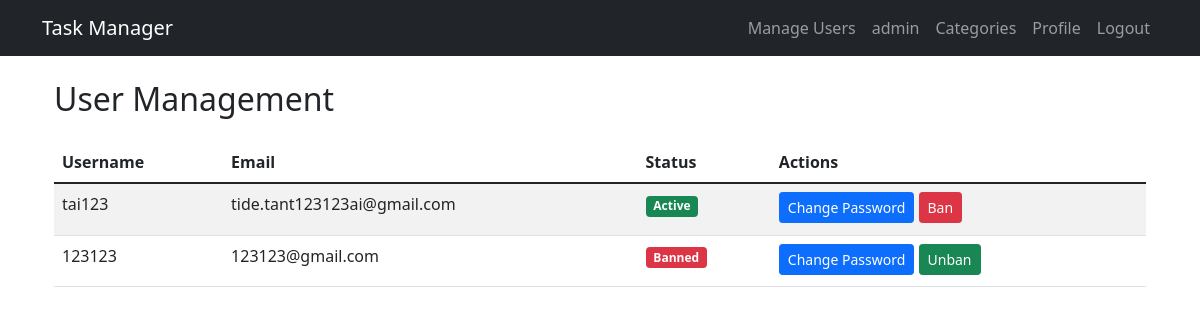
The app's page /admin/users (signed in) with its own data.
### models.py (models this page shows)
class User(db.Model, UserMixin):
    id = db.Column(db.Integer, primary_key=True)
    username = db.Column(db.String(80), unique=True, nullable=False)
    password = db.Column(db.String(120), nullable=False)
    email = db.Column(db.String(120), unique=True, nullable=False)
    avatar = db.Column(db.String(200))
    is_admin = db.Column(db.Boolean, default=False)
    is_banned = db.Column(db.Boolean, default=False)
    tasks = db.relationship('Task', backref='user', lazy=True)

### app.py (the view)
@app.route('/admin/users')
@login_required
@admin_required
def admin_users():
    users = User.query.filter(User.id != current_user.id).all()
    return render_template('admin/users.html', users=users)

### app.py (called while the page is built)
@login_manager.user_loader
def load_user(user_id):
    return User.query.get(int(user_id))

def admin_required(f):
    @wraps(f)
    def decorated_function(*args, **kwargs):
        if not current_user.is_authenticated or not current_user.is_admin:
            flash('Access denied. Admin privileges required.', 'danger')
            return redirect(url_for('index'))
        return f(*args, **kwargs)
    return decorated_function

### templates/admin/users.html (shortened to what this page needs)
{% extends "base.html" %}
{% block content %}
<div class="container">
    <h2 class="mb-4">User Management</h2>
    <div class="table-responsive">
        <table class="table table-striped">
            <thead>
                <tr>
                    <th>Username</th>
                    <th>Email</th>
                    <th>Status</th>
                    <th>Actions</th>
                </tr>
            </thead>
            <tbody>
                {% for user in users %}
                <tr>
                    <td>{{ user.username }}</td>
                    <td>{{ user.email }}</td>
                    <td>
                        {% if user.is_banned %}
                        <span class="badge bg-danger">Banned</span>
                        {% else %}
                        <span class="badge bg-success">Active</span>
                        {% endif %}
                    </td>
                    <td>
                        <button class="btn btn-sm btn-primary" data-bs-toggle="modal"
                                data-bs-target="#passwordModal{{ user.id }}">
                            Change Password
                        </button>
                        <form action="{{ url_for('admin_toggle_ban', user_id=user.id) }}"
                              method="POST" class="d-inline">
                            <button type="submit" class="btn btn-sm {% if user.is_banned %}btn-success{% else %}btn-danger{% endif %}">
                                {% if user.is_banned %}Unban{% else %}Ban{% endif %}
                            </button>
                        </form>
                    </td>
                </tr>
                {% endfor %}
            </tbody>
        </table>
    </div>
</div>
{% endblock %}

### templates/base.html (shortened to what this page needs)
<!DOCTYPE html>
<html lang="en">
<head>
    <link href="https://cdn.jsdelivr.net/npm/bootstrap@5.1.3/dist/css/bootstrap.min.css" rel="stylesheet">
    <link href="https://cdn.jsdelivr.net/npm/bootstrap-icons@1.7.2/font/bootstrap-icons.css" rel="stylesheet">
    <link rel="stylesheet" href="{{ url_for('static', filename='style.css') }}">
</head>
<body>
    <nav class="navbar navbar-expand-lg navbar-dark bg-dark">
        <div class="container">
            <a class="navbar-brand" href="{{ url_for('index') }}">Task Manager</a>
            <div class="navbar-nav ms-auto">
                {% if current_user.is_authenticated %}
                    {% if current_user.is_admin %}
                        <a class="nav-item nav-link" href="{{ url_for('admin_users') }}">Manage Users</a>
                    {% endif %}
                    <span class="nav-item nav-link">
                        {{ current_user.username }}
                    </span>
                    <a class="nav-item nav-link" href="{{ url_for('manage_categories') }}">Categories</a>
                    <a class="nav-item nav-link" href="{{ url_for('profile') }}">Profile</a>
                    <a class="nav-item nav-link" href="{{ url_for('logout') }}">Logout</a>
                {% else %}
                    <a class="nav-item nav-link" href="{{ url_for('login') }}">Login</a>
                    <a class="nav-item nav-link" href="{{ url_for('register') }}">Register</a>
                {% endif %}
            </div>
        </div>
    </nav>
    <div class="container mt-4">
        {% block content %}{% endblock %}
    </div>
</body>
</html>

### static/style.css (style rules this page uses)
.badge { margin-bottom: 10px; }

### records on screen
User: username "admin"
User: username "tai123", email "tide.tant123123ai@gmail.com", is_banned "Active"
User: username "123123", email "123123@gmail.com", is_banned "Banned"
